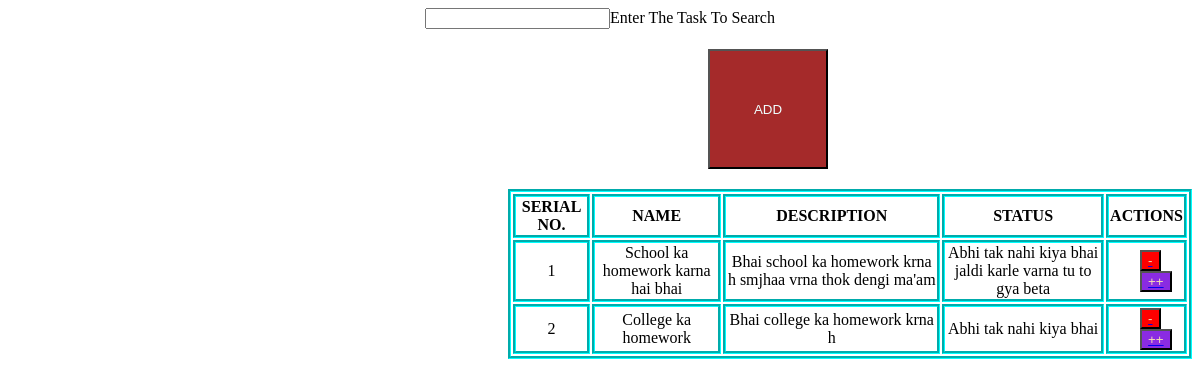
The page / on the database its author committed.
### TODO/models.py (models this page shows)
class Tasks(models.Model):
    name=models.CharField(max_length=100)
    description = models.CharField(max_length=400)
    status = models.CharField(max_length=6)

### TODO/views.py (the view)
# urls.py: 2. Add a URL to urlpatterns:  path('', views.home, name='home')
def home(request):
    queryset = Tasks.objects.all()
    if request.GET.get('search'):
      data=request.GET.get('search')
      queryset=queryset.filter(name__icontains = data)
    return render(request,"home.html",{'queryset':queryset})

### TODO/templates/home.html
{% extends "base.html" %}
{% block start %}
<form class="form2" method="GET">
    <input type="text" name="search">Enter The Task To Search
</form>
<a href="/add-task/"><button style="color: azure;background-color: brown; position: static; height: 120px;width: 120px; text-align: center;margin-top: 20px;margin-left: 700px;">ADD</button></a>
<div class="container">
<table>
    <tr>
        <th>SERIAL NO.</th>
        <th>NAME</th>
        <th>DESCRIPTION</th>
        <th>STATUS</th>
        <th>ACTIONS</th>
   </tr>
        {% for every in queryset %}
        <tr>
        <td>{{forloop.counter}}</td>
        <td>{{every.name}}</td>
        <td>{{every.description}}</td>
        <td>{{every.status}}</td>
        <td><a href="/delete_task/{{every.id}}/"><button style="display: block; color: wheat;background-color: red;text-align: center; margin-left: 30px;">-</button></a>
        <a href="/update_task/{{every.id}}/"><button style="display: block; color: wheat;background-color: blueviolet;text-align: center; margin-left: 30px;">++</button></a></td>
    </tr>
    {% endfor %}
  </table>
</div>
{% endblock %}

### TODO/templates/base.html (shortened to what this page needs)
<!DOCTYPE html>
<html lang="en">
<head>
</head>
<body>
    {% block start %}
    {% endblock %}
</body>
</html>

### TODO/templates/base.html (style rules this page uses)
.container { margin-top: 20px; margin-left: 500px; }
table,tr,td,th { border-style: groove; color: black; border-color: aqua; text-align: center; }
.form2 { text-align: center; margin-top: 5px; }

### rows shown on the page
Tasks: name "School ka homework karna hai bhai", description "Bhai school ka homework krna h smjhaa vrna thok dengi ma'am", status "Abhi tak nahi kiya bhai jaldi karle varna tu to gya beta"
Tasks: name "College ka homework", description "Bhai college ka homework krna h", status "Abhi tak nahi kiya bhai"
